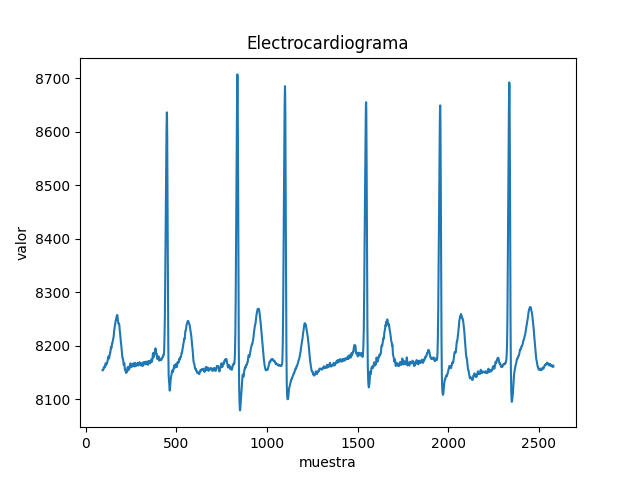

Here is the Python script that generated this plot:
#Un electrocardiograma registra las señales eléctricas del corazón.
#Es una prueba común e indolora que se utiliza para detectar rápidamente los problemas cardíacos y controlar la salud del corazón.

import pandas as pd 
import matplotlib.pyplot as plt
ecgData = pd.read_csv("ecg.csv", encoding="UTF-8", header=0, delimiter= ";").to_dict()
print (ecgData.keys())
muestras = list (ecgData["muestra"].values())
print(muestras)
voltaje = list (ecgData["valor"].values())
plt.plot(muestras, voltaje)
plt.title("Electrocardiograma")
plt.xlabel("muestra")
plt.ylabel ("valor")
plt.savefig("ecg.png")
plt.show()
